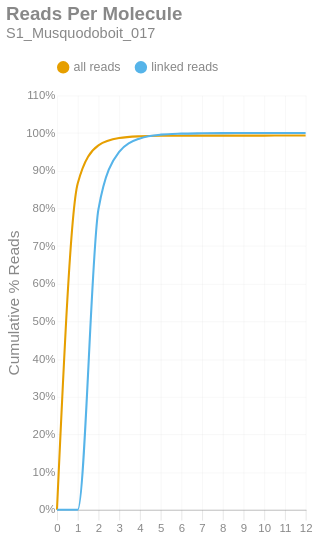

Source (notebook cell):
### Markdown cell above
### Reads per Molecule
This chart shows the cumulative distribution of the number of reads per linked molecule. That is, how many alignments are associated with a unique molecule. This excludes the number of reads associated with invalid or absent linked-read barcodes. The `linked` histogram is the percentages recalculated when disregarding singletons.

### Code cell
if SKIPLR:
    print_html(f"Skipped")
else:
    counts = np.bincount(valids['reads'].cast(pl.Int64).to_numpy())
    weighted = counts * np.arange(len(counts))
    all_perc = weighted / n_reads
    linked_perc = weighted / n_linked_reads
    linked_perc[1] = 0
    binned_df = pl.DataFrame({
        'readsper': list(range(len(counts))),
        'all reads (cumsum)': np.cumsum(all_perc).tolist(),
        'linked reads (cumsum)': np.cumsum(linked_perc).tolist(),
    })

    with SafeRender(binned_df):
        (
            density_plot(binned_df, 'Reads Per Molecule', samplename, 'readspmol')
            .encode(
                x=alt.X('readsper:O', title=None).axis(labelAngle=0).scale(padding=0),
                y=alt.Y('value:Q', title='Cumulative % Reads').axis(format='%').stack(False),
                color=alt.Color("key:N").scale(domain=["all reads", "linked reads"]),
                tooltip=[
                    alt.Tooltip("key:N", title="Data Type"),
                    alt.Tooltip("readsper:O", title="Reads Per Molecule"),
                    alt.Tooltip("value:Q", format=".2%", title="% Reads (Cum.)")
                ]            
            )
        ).display()

### Figure 1 — Vega-Lite specification as saved in the notebook (floating-point values rounded to 4 significant figures)
{"width": "container", "height": 400, "config": {"title": {"anchor": "start", "dy": -15, "fontSize": 18, "color": "#888888", "subtitleColor": "#888888", "subtitleFontSize": 14}, "arc": {"fill": "#0072B2"}, "axis": {"domainColor": "#888888", "domainWidth": 0.5, "gridWidth": 0.2, "grid": false, "titleFontWeight": 400, "titleFontSize": 15, "labelFontSize": 11, "labelColor": "#888888", "tickColor": "#888888", "tickWidth": 0.2, "titleColor": "#888888"}, "axisBand": {"grid": false}, "axisX": {"grid": true, "tickSize": 10, "domainCap": "round"}, "axisY": {"domain": false, "grid": true, "tickSize": 0, "domainCap": "round"}, "background": "transparent", "header": {"labelFontSize": 15, "labelColor": "#888888", "titleFontSize": 15, "titleFontWeight": 600, "titleColor": "#888888"}, "legend": {"labelFont": "sans-serif", "labelFontSize": 12, "labelColor": "#888888", "symbolSize": 100, "symbolType": "circle", "titleFontSize": 12, "titlePadding": 10, "titleColor": "#888888", "title": null, "orient": "top"}, "range": {"category": ["#E69F00", "#56B4E9", "#009E73", "#F0E442", "#0072B2", "#D55E00", "#CC79A7", "#000000"], "diverging": ["#cfe8f3", "#a2d4ec", "#73bfe2", "#46abdb", "#1696d2", "#12719e"]}, "area": {"fill": "#0072B2", "fillOpacity": 0.7, "line": true, "strokeOpacity": 0.7}, "line": {"color": "#0072B2", "stroke": "#0072B2", "strokeWidth": 2}, "trail": {"color": "#0072B2", "stroke": "#0072B2", "strokeWidth": 0, "size": 1}, "point": {"filled": true, "fillOpacity": 1.0, "size": 95}, "text": {"color": "#888888", "fontSize": 11, "align": "right", "fontWeight": 400, "size": 11}, "bar": {"fill": "#0072B2", "stroke": null}, "view": {"stroke": null, "continuousWidth": 660, "continuousHeight": 400}}, "data": {"name": "data-bf6a5e58d186ffab3e9e916c22147126"}, "mark": {"type": "line", "interpolate": "monotone", "point": {"opacity": 0, "size": 275}}, "encoding": {"color": {"field": "key", "scale": {"domain": ["all reads", "linked reads"]}, "type": "nominal"}, "tooltip": [{"field": "key", "title": "Data Type", "type": "nominal"}, {"field": "readsper", "title": "Reads Per Molecule", "type": "ordinal"}, {"field": "value", "format": ".2%", "title": "% Reads (Cum.)", "type": "quantitative"}], "x": {"axis": {"labelAngle": 0}, "field": "readsper", "scale": {"padding": 0}, "title": null, "type": "ordinal"}, "y": {"axis": {"format": "%"}, "field": "value", "stack": false, "title": "Cumulative % Reads", "type": "quantitative"}}, "params": [{"name": "param_c36ac31b6afebe62", "select": {"type": "point", "fields": ["key"]}, "bind": "legend"}], "title": {"text": "Reads Per Molecule", "subtitle": "S1_Musquodoboit_017"}, "transform": [{"fold": ["all reads (cumsum)", "linked reads (cumsum)"]}, {"calculate": "replace(datum.key, ' (cumsum)', '')", "as": "key"}, {"filter": {"param": "param_c36ac31b6afebe62"}}], "usermeta": {"embedOptions": {"downloadFileName": "S1_Musquodoboit_017.readspmol"}}, "$schema": "https://vega.github.io/schema/vega-lite/v6.1.0.json", "datasets": {"data-bf6a5e58d186ffab3e9e916c22147126": [{"readsper": 0, "all reads (cumsum)": 0.0, "linked reads (cumsum)": 0.0}, {"readsper": 1, "all reads (cumsum)": 0.8658, "linked reads (cumsum)": 0.0}, {"readsper": 2, "all reads (cumsum)": 0.9673, "linked reads (cumsum)": 0.7973}, {"readsper": 3, "all reads (cumsum)": 0.9867, "linked reads (cumsum)": 0.9497}, {"readsper": 4, "all reads (cumsum)": 0.9912, "linked reads (cumsum)": 0.9854}, {"readsper": 5, "all reads (cumsum)": 0.9925, "linked reads (cumsum)": 0.9956}, {"readsper": 6, "all reads (cumsum)": 0.9929, "linked reads (cumsum)": 0.9982}, {"readsper": 7, "all reads (cumsum)": 0.993, "linked reads (cumsum)": 0.9991}, {"readsper": 8, "all reads (cumsum)": 0.9931, "linked reads (cumsum)": 0.9996}, {"readsper": 9, "all reads (cumsum)": 0.9931, "linked reads (cumsum)": 0.9998}, {"readsper": 10, "all reads (cumsum)": 0.9931, "linked reads (cumsum)": 0.9999}, {"readsper": 11, "all reads (cumsum)": 0.9931, "linked reads (cumsum)": 1.0}, {"readsper": 12, "all reads (cumsum)": 0.9931, "linked reads (cumsum)": 1.0}]}}
